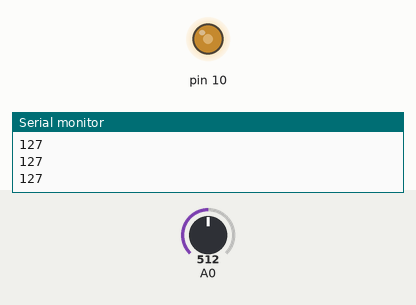
Recording of a sketch running on a simulated Arduino Uno, built with avr-gcc and run on an emulated ATmega328P. On the bench: output pins drawn as LEDs (lit = HIGH), the last lines printed to the serial monitor. The test bench sets the inputs (shaded band); at power-on: A0 = 512.

Above: at 1.3 s.
1.4 s: A0 set to 716
At 2.6 s:
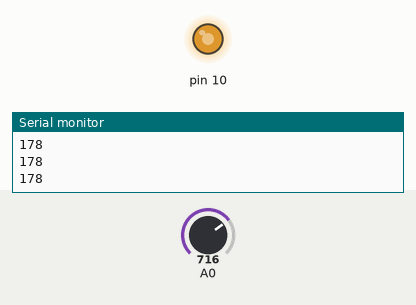
3.0 s: A0 set to 900
At 3.8 s:
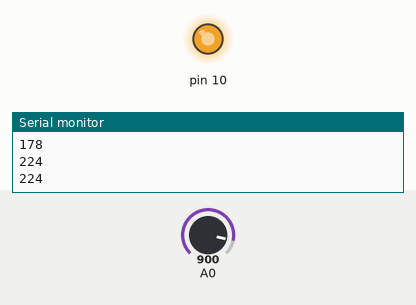
4.5 s: A0 set to 122
At 5.0 s:
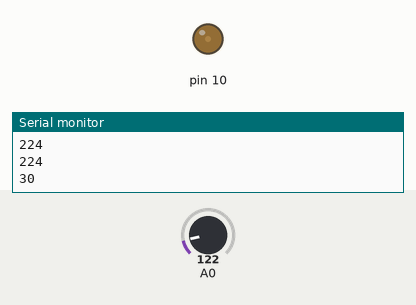
6.0 s: A0 set to 0
At 7.2 s:
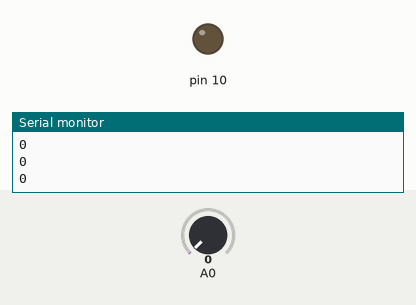
7.5 s: A0 set to 511
At 8.6 s:
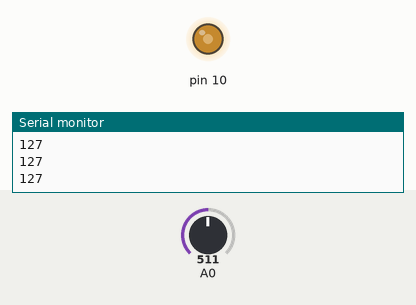
Timing chart, 0 to 10.0 s (numbered marks = the images above; inputs shaded):
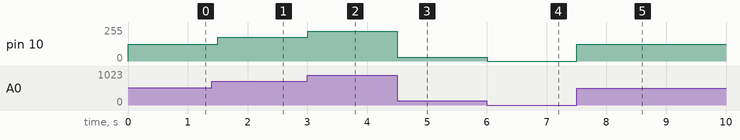

The sketch:

ArduinoCode-1.ino
```cpp
void setup() {
  // put your setup code here, to run once:
  Serial.begin(9600);
  pinMode(10, OUTPUT);
}

void loop() {
  // put your main code here, to run repeatedly:
  double voltAvg = 0;
  int numAvg =1;
  double sTime = (micros());
  int time = 100000;
  int readCount=0;
  int dLay=500;

  for (int i = 0; i < numAvg; i++){
    int sensorValue = analogRead(A0);
    voltAvg += sensorValue;
    readCount++;

  }
  while (micros() - sTime < time) {
    int sensorValue = analogRead(A0);
    readCount++;
  }

  double eTime = (micros());
  double tTime = (eTime-sTime);
  float reads = (float)readCount*100000/tTime;
  float tRead = (float)tTime/readCount;
  voltAvg = voltAvg/numAvg;
  int brightness = map(voltAvg, 0, 1023, 0, 255);
  voltAvg = voltAvg*5/(pow(2,10));

  Serial.println(brightness);
  //Serial.println(voltAvg);
  //Serial.println(tRead/dLay);
  analogWrite(10, brightness);
  delay(dLay);


}
```

Measured:
- after the input at 1.4 s, pin 10: 127/255 → 178/255 after 0.10 s
- after the input at 3.0 s, pin 10: 178/255 → 224/255 at once
- after the input at 4.5 s, pin 10: 224/255 → 30/255 at once
- after the input at 6.0 s, pin 10: 30/255 → 0/255 at once
- after the input at 7.5 s, pin 10: 0/255 → 127/255 at once
